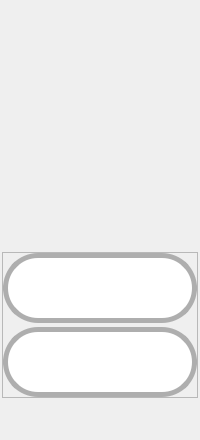
            <widget class="QWidget" name="warehouse_properties_panel">
             <layout class="QVBoxLayout" name="verticalLayout_37">
              <property name="spacing">
               <number>2</number>
              </property>
              <property name="leftMargin">
               <number>2</number>
              </property>
              <property name="topMargin">
               <number>2</number>
              </property>
              <property name="rightMargin">
               <number>2</number>
              </property>
              <property name="bottomMargin">
               <number>2</number>
              </property>
              <item>
               <spacer name="verticalSpacer_11">
                <property name="orientation">
                 <enum>Qt::Vertical</enum>
                </property>
                <property name="sizeType">
                 <enum>QSizePolicy::Minimum</enum>
                </property>
                <property name="sizeHint" stdset="0">
                 <size>
                  <width>20</width>
                  <height>250</height>
                 </size>
                </property>
               </spacer>
              </item>
              <item>
               <widget class="QFrame" name="frame_7">
                <property name="frameShape">
                 <enum>QFrame::StyledPanel</enum>
                </property>
                <property name="frameShadow">
                 <enum>QFrame::Raised</enum>
                </property>
                <layout class="QVBoxLayout" name="verticalLayout_15">
                 <property name="spacing">
                  <number>4</number>
                 </property>
                 <property name="leftMargin">
                  <number>0</number>
                 </property>
                 <property name="topMargin">
                  <number>0</number>
                 </property>
                 <property name="rightMargin">
                  <number>0</number>
                 </property>
                 <property name="bottomMargin">
                  <number>0</number>
                 </property>
                 <item>
                  <widget class="QPushButton" name="warehouse_item_add_btn2">
                   <property name="minimumSize">
                    <size>
                     <width>70</width>
                     <height>70</height>
                    </size>
                   </property>
                   <property name="toolTip">
                    <string>Add item</string>
                   </property>
                   <property name="styleSheet">
                    <string notr="true">QPushButton{
	border-style: solid;	
	border-width: 5px;
	border-radius:35px;
	border-color: rgb(174, 174, 174);

	padding: 10px;
	
	background-color: rgb(255, 255, 255);

	image: url(:/icons/icons/plus.svg);
	
}


QPushButton:hover{
	border-style:  solid;
	border-color: rgb(174, 174, 174);
	border-width: 5px;
	border-radius: 35px;
	padding: 10px;
	
	image: url(:/icons/icons/plus2.svg);
}
QPushButton:pressed{
	
	border-style:  solid;
	border-width: 5px;
	border-radius: 35px;
	padding: 10px;
	background-color: rgb(100, 100, 100);
	image: url(:/icons/icons/plus2.svg);
}
</string>
                   </property>
                   <property name="text">
                    <string/>
                   </property>
                   <property name="iconSize">
                    <size>
                     <width>60</width>
                     <height>60</height>
                    </size>
                   </property>
                  </widget>
                 </item>
                 <item>
                  <widget class="QPushButton" name="warehouse_item_remove_btn">
                   <property name="minimumSize">
                    <size>
                     <width>70</width>
                     <height>70</height>
                    </size>
                   </property>
                   <property name="toolTip">
                    <string>Remove item</string>
                   </property>
                   <property name="styleSheet">
                    <string notr="true">QPushButton{

	border-style: solid;	
	border-width: 5px;
	border-radius:35px;
	border-color: rgb(174, 174, 174);

	padding: 10px;

	
	image: url(:/icons/icons/trash-can-with-cover.svg) ;
	background-color: rgb(255, 255, 255);
 	

	
}


QPushButton:hover{

	border-style:  solid;
	border-color: rgb(174, 174, 174);
	border-width: 5px;
	border-radius: 35px;
	padding: 10px;
	
	image: url(:/icons/icons/trash-can-with-cover.svg);

	background-color: rgb(200, 200, 200);

	
 	
	
}


QPushButton:pressed{


	
 	border-style: solid;	
	border-width: 5px;
	border-radius:35px;
	padding: 10px;
	background-color: rgb(100, 100, 100);

	image: url(:/icons/icons/open-trash-can.svg);

}

</string>
                   </property>
                   <property name="text">
                    <string/>
                   </property>
                   <property name="iconSize">
                    <size>
                     <width>30</width>
                     <height>30</height>
                    </size>
                   </property>
                  </widget>
                 </item>
                </layout>
               </widget>
              </item>
              <item>
               <spacer name="verticalSpacer_12">
                <property name="orientation">
                 <enum>Qt::Vertical</enum>
                </property>
                <property name="sizeHint" stdset="0">
                 <size>
                  <width>20</width>
                  <height>40</height>
                 </size>
                </property>
               </spacer>
              </item>
             </layout>
            </widget>
